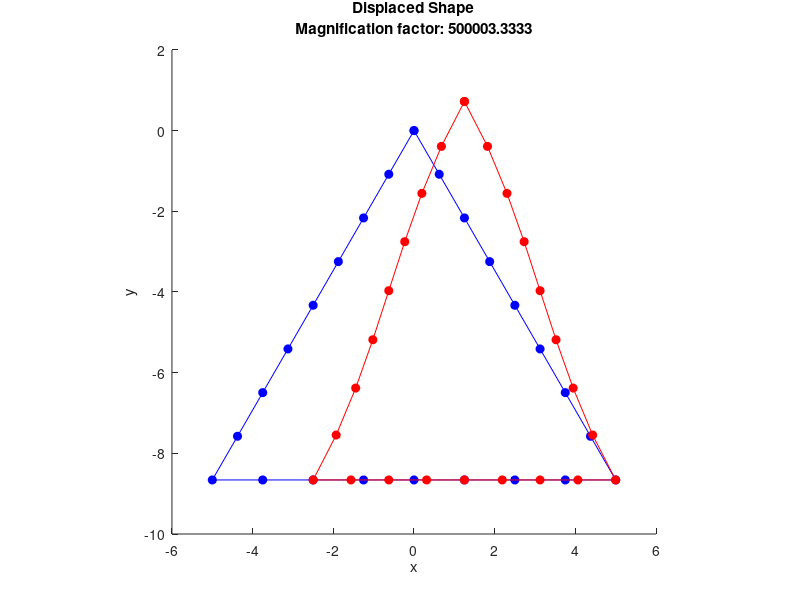
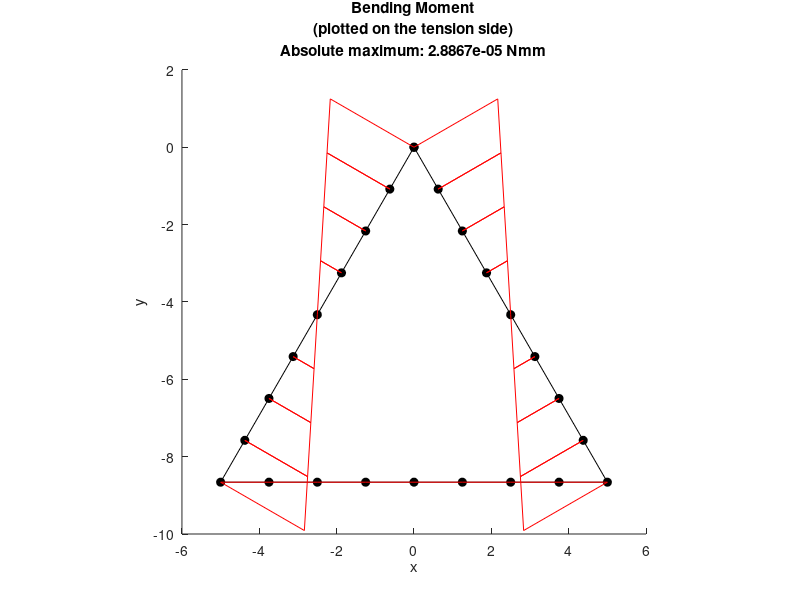
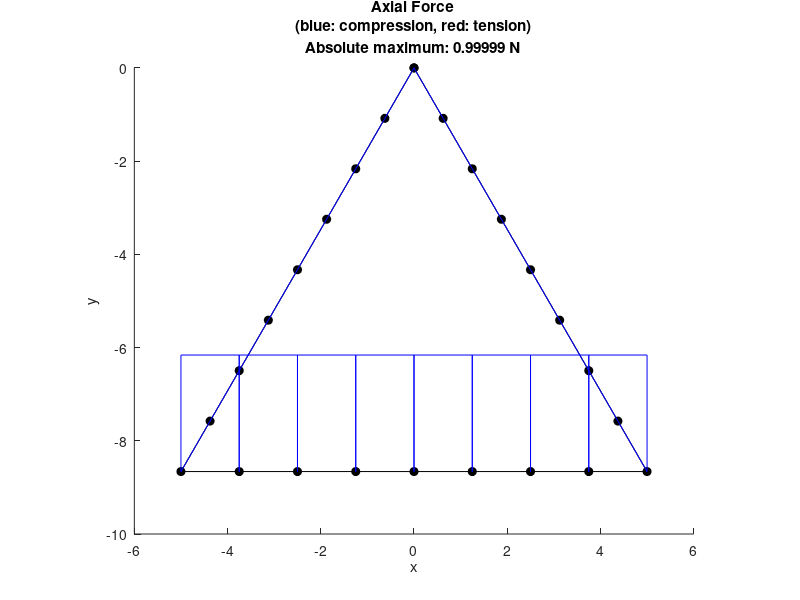
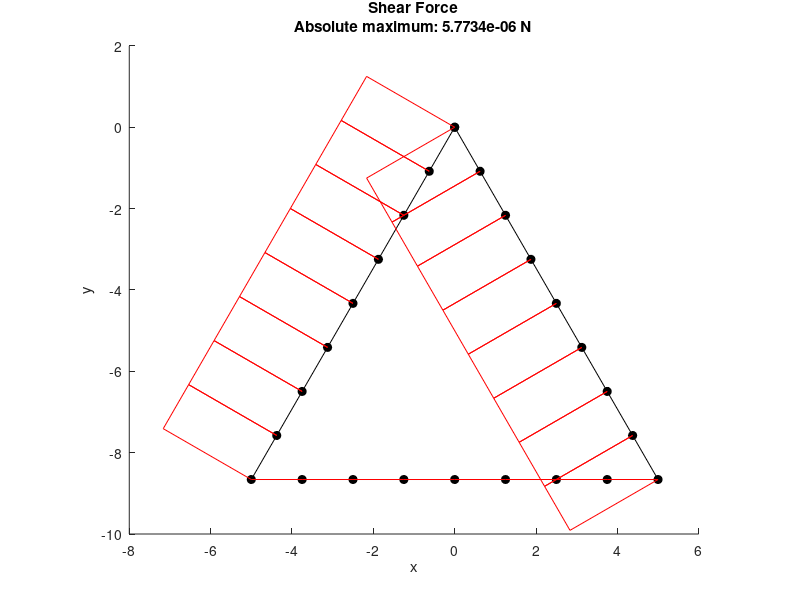

MATLAB code for these plots, in order:
% Triangular Lattice Unit
% Script by 2022 Group 10A

clear all
close all

%
% Section and material definition
%

% Assuming units are Newtons (N) and millimetres (mm)
% Assuming a rectangular cross-section
t = 1; % mm
b = 1; % unit value (mm)
E = 2000; % MPa
% Calculating cross-sectional properties
A = b*t;
I = b*t^3/12;
% Calculating structural stifness / rigidity
EA = E*A; % axial
EI = E*I; % bending
% to reduce axial deformation
EA=EA*1000;

%
% Mesh definition
%

% Setting up a matrix of node points for the triangle
% Setting the number of structural members
NumSM = 3;
% Setting the length of each structural member
LengthSM = 10; % mm
% Setting the number of elements making up each structural member
NumElemSM = 8;
% Calculating the number of elements required
NumElems = NumSM*NumElemSM;
% Calculating the number of nodes
NumNodes = NumElems;
% Setting the angle alpha from the figure
alpha = 60;
alpha = alpha*pi/180;
% Calculating the position of nodes at the end of structural members  
NodePoints = zeros(NumNodes,2);
NodePoints(1,:) = [0 0]; % node1
NodePoints(1*NumElemSM+1,:) = [LengthSM*cos(alpha) -LengthSM*sin(alpha)]; % node9
NodePoints(2*NumElemSM+1,:) = [-LengthSM*cos(alpha) -LengthSM*sin(alpha)]; % node17
% Calculating the position of nodes along the lengh of structural members
% using the psotions of the start and end nodes of structural members
for n=1:1:NumElemSM-1
    NodePoints(n+1,:) = NodePoints(1,:)+(NodePoints(1*NumElemSM+1,:)-NodePoints(1,:)).*n/NumElemSM; % nodes 2 to 8
    NodePoints(1*NumElemSM+n+1,:) = NodePoints(1*NumElemSM+1,:)+(NodePoints(2*NumElemSM+1,:)-NodePoints(1*NumElemSM+1,:)).*n/NumElemSM; % nodes 10 to 16
    NodePoints(2*NumElemSM+n+1,:) = NodePoints(2*NumElemSM+1,:)+(NodePoints(1,:)-NodePoints(2*NumElemSM+1,:)).*n/NumElemSM; % nodes 18 to 24
end

% Setting up a matrix of element definitions (start and end nodes)
ElemNodes = zeros(NumElems,2);
ElemNodes(:,1) = 1:1:NumNodes;
ElemNodes(:,2) = [2:1:NumNodes 1];

% Calculating element lengths
ElemLengths = zeros(NumElems,1);
for n=1:NumElems
    ElemLengths(n) = sqrt(sum(abs(NodePoints(ElemNodes(n,2),:)-NodePoints(ElemNodes(n,1),:)).^2));
end

% Setting up a matrix of element angles (transforming from local to global
% coordinate systems) for the triangle
ElemAngle = zeros(NumElems,1);
ElemAngle(1:NumElemSM) = -alpha; % element 1 to 8
ElemAngle(1+1*NumElemSM:2*NumElemSM) = -pi; % element 9 to 16
ElemAngle(1+2*NumElemSM:3*NumElemSM) = alpha; % element 17 to 24

%
% Building the structure stiffness matrix K
%

% Setting up the element stiffness matrix k for each element
k = zeros(6,6,NumElems);
% Setting it up this way allows for easy adaptation for elements with
% different lengths and different cross-sectional properties
for n=1:NumElems
    k(:,:,n) = [EA/ElemLengths(n) 0 0 -EA/ElemLengths(n) 0 0;
        0 12*EI/(ElemLengths(n)^3) 6*EI/(ElemLengths(n)^2) 0 -12*EI/(ElemLengths(n)^3) 6*EI/(ElemLengths(n)^2);
        0 6*EI/(ElemLengths(n)^2) 4*EI/ElemLengths(n) 0 -6*EI/(ElemLengths(n)^2) 2*EI/ElemLengths(n);
        -EA/ElemLengths(n) 0 0 EA/ElemLengths(n) 0 0;
        0 -12*EI/(ElemLengths(n)^3) -6*EI/(ElemLengths(n)^2) 0 12*EI/(ElemLengths(n)^3) -6*EI/(ElemLengths(n)^2);
        0 6*EI/(ElemLengths(n)^2) 2*EI/ElemLengths(n) 0 -6*EI/(ElemLengths(n)^2) 4*EI/ElemLengths(n)];
end
% Transforming the stiffness matrix k for each element
% from local to global to give kdash for each element
N = zeros(6,6,NumElems);
NQ = zeros(3,3,NumElems);
kdash = zeros(6,6,NumElems);
for n=1:NumElems
    % setting up a transformation matrix for all four quadrants
    % top-left and bottom-right quadrants of N contain trigonometric terms
    % top-right and bottom-left quadrants of N contain zero terms
    NQ(:,:,n) = [cos(ElemAngle(n)) sin(ElemAngle(n)) 0;...
        -sin(ElemAngle(n)) cos(ElemAngle(n)) 0;...
        0 0 1];
    N(1:3,1:3,n)=NQ(:,:,n);
    N(4:6,4:6,n)=NQ(:,:,n);
    kdash(:,:,n)=N(:,:,n)'*k(:,:,n)*N(:,:,n);
end

% Constructing the structure stiffness matrix K
% Noting that there are three degrees of freedom at every node
K = zeros(3*NumNodes,3*NumNodes);
% placing the top-left quadrant
for n=1:NumNodes
    clear a
    a=find(ElemNodes(:,1)==n);
    if isempty(a)~=1
        for m=1:length(a)
            K(1+(n-1)*3:n*3,1+(n-1)*3:n*3)=...
                K(1+(n-1)*3:n*3,1+(n-1)*3:n*3)+kdash(1:3,1:3,a(m));
        end
    end
end
%placing the bottom-right quadrant
for n=1:NumNodes
    clear a
    a=find(ElemNodes(:,2)==n);
    if isempty(a)~=1
        for m=1:length(a)
            K(1+(n-1)*3:n*3,1+(n-1)*3:n*3)=...
                K(1+(n-1)*3:n*3,1+(n-1)*3:n*3)+kdash(4:6,4:6,a(m));
        end
    end
end
% placing the top-right and bottom-left quadrant
for n=1:NumNodes
    clear a b
    a=find(ElemNodes(:,1)==n);
    if isempty(a)~=1
        b=ElemNodes(a,2);
        for m=1:length(a)
            K(1+(n-1)*3:n*3,1+(b(m)-1)*3:b(m)*3)=...
                K(1+(n-1)*3:n*3,1+(b(m)-1)*3:b(m)*3)+kdash(1:3,4:6,a(m));
            K(1+(b(m)-1)*3:b(m)*3,1+(n-1)*3:n*3)=...
                K(1+(b(m)-1)*3:b(m)*3,1+(n-1)*3:n*3)+kdash(4:6,1:3,a(m));
        end
    end
end

%
% Point load definition
%

% Loading depends on whether we are looking at behaviour
% in the global x or y direction

% Noting that at each node three loads could be applied
% Points loads in the x and y directions,
% and a moment load about the y axis

P = 1;
NodeLoads = zeros(3*NumNodes,1);

% Loading in the x direction
LoadedNode = 2*NumElemSM+1; % node17
NodeLoads(LoadedNode*3-2:LoadedNode*3) = [P 0 0];

% % Loading in the y direction
% LoadedNode = 1; % node1
% NodeLoads(LoadedNode*3-2:LoadedNode*3) = [0 -P 0];

%
% Boundary condition definition
%

% Boundary conditions depend on whether we are looking a behaviour
% in the global x or y direction

% Noting that at each node three restraints could be applied
% Preventing displacement in the x and y directions,
% and preventing rotation about the y axis

% We adjust the K matrix by setting rows and columns associated
% with the restrained degree of freedom to zero
% and the intersection to 1

% boundary conditons are set by listing the node and then the three DOFs
% indicating which ones are fixed at the node with a "1"

% Rotation restrictions to replicate the triangle being constrained with a
% triangular lattice network

FixRotNodes = [1 0 0 1; 1*NumElemSM+1 0 0 1; 2*NumElemSM+1 0 0 1]; % rotation fixed at all end nodes

% Loading in the x direction
RollerNode = [2*NumElemSM+1 0 1 0]; % node 17 fixed in the y direction
PinnedNode = [1*NumElemSM+1 1 1 0]; % node 9 fixed in the x and y direction
BCNodes = [RollerNode; PinnedNode; FixRotNodes];

% % Loading in the y direction
% RollerNode = [2*NumElemSM+1 0 1 0]; % node 17 fixed in the y direction
% PinnedNode = [1*NumElemSM+1 1 1 0]; % node 9 fixed in the x and y direction
% BCNodes = [RollerNode; PinnedNode; FixRotNodes];

% Finding the fixed DOFs
NumBCNodes = size(BCNodes,1);
FixedDOFs = zeros(1,sum(sum(BCNodes(:,2:4)~=0)));
a=0;
for n=1:NumBCNodes
    for m=2:4
        if BCNodes(n,m)==1
            a=a+1;
            FixedDOFs(a) = (BCNodes(n,1)-1)*3+(m-1);
        end
    end
end
clear a

% Adjusting the K matrix
for n=1:size(FixedDOFs,2)
    K(FixedDOFs(n),:)=0;
    K(:,FixedDOFs(n))=0;
    K(FixedDOFs(n),FixedDOFs(n))=1;
end

%
% Analysis
%

%
% Finding the node displacements
%

RawNodeDisps=(K^-1)*(NodeLoads);
% Reshape the resulting matrix
NodeDisps=reshape(RawNodeDisps,3,[]);
NodeDisps=NodeDisps';
% Calculating the displaced node positions
DispNodePoints = NodePoints+NodeDisps(:,1:2);

%
% Finding node forces and moments
%

% Calculating beam end force and moments (in global axis system)
BeamEndForcesGAS = zeros(NumElems,6);
for n=1:NumElems
    BeamEndForcesGAS(n,:) = (kdash(:,:,n)*[NodeDisps(ElemNodes(n,1),:)'; NodeDisps(ElemNodes(n,2),:)'])';  
end
% Calculating node external forces (in global axis system)
% This gives applied loading and reaction forces
NodeExternalForcesGAS = zeros(NumNodes,3);
for n=1:NumNodes
    NodeExternalForcesGAS(n,:) = sum(BeamEndForcesGAS(ElemNodes(:,2)==n,4:6),1) + sum(BeamEndForcesGAS(ElemNodes(:,1)==n,1:3),1);
end

% Calculating beam end force and moments (in the beam axis system)
% This gives axial forces, shear forces and bending moments
BeamEndForcesLAS = zeros(NumElems,6);
for n=1:NumElems
    BeamEndForcesLAS(n,:) = (k(:,:,n)*N(:,:,n)*[NodeDisps(ElemNodes(n,1),:)'; NodeDisps(ElemNodes(n,2),:)'])';
end

%
% Plotting the displaced shape
%

% Settting a magnification factor
MagFact = 0.25*LengthSM/max(max(abs(NodeDisps(:,1:2))));
PlotDispNodePoints = NodePoints+MagFact.*NodeDisps(:,1:2);

figure(1)
hold on
plot(NodePoints([1:end 1],1),NodePoints([1:end 1],2),'o - b','MarkerFaceColor','b');
plot(PlotDispNodePoints([1:end 1],1),PlotDispNodePoints([1:end 1],2),'o - r','MarkerFaceColor','r');
title({'Displaced Shape', ['Magnification factor: ', num2str(MagFact)]});
xlabel('x'); ylabel('y');
set(gca,'DataAspectRatio',[1 1 1]);

%
% Plotting bending moment, axial force, and shear force diagrams
%

% Calculating beam direction and perpendicular vectors
ElemBeamVectors = zeros(NumElems,3);
ElemBeamNormVectors = zeros(NumElems,3);
ElemPerpVectors = zeros(NumElems,3);
for n=1:NumElems
    ElemBeamVectors(n,1:2) = NodePoints(ElemNodes(n,2),:)-NodePoints(ElemNodes(n,1),:);
    ElemBeamNormVectors(n,1:2) = ElemBeamVectors(n,1:2)./norm(ElemBeamVectors(n,1:2));
    ElemPerpVectors(n,:) = cross([0 0 1],ElemBeamNormVectors(n,:));
end

% Adopting a convention that means bending moments are plotted on the
% tension side of the element

% Setting a scale factor
BMScaleFact = 0.25*LengthSM/max(max(abs(BeamEndForcesLAS(:,[3 6]))));

figure(2)
hold on
plot(NodePoints([1:end 1],1),NodePoints([1:end 1],2),'o - k','MarkerFaceColor','k');
for n=1:NumElems
    pointA = NodePoints(ElemNodes(n,1),:);
    pointB = pointA + BeamEndForcesLAS(n,3)*ElemPerpVectors(n,1:2)*BMScaleFact;
    pointD = NodePoints(ElemNodes(n,2),:);
    pointC = pointD - BeamEndForcesLAS(n,6)*ElemPerpVectors(n,1:2)*BMScaleFact;
    plot([pointA(1) pointB(1) pointC(1) pointD(1)],...
        [pointA(2) pointB(2) pointC(2) pointD(2)],'- r');
end
title({'Bending Moment', '(plotted on the tension side)', ['Absolute maximum: ', num2str(max(max(abs(BeamEndForcesLAS(:,[3 6]))))), ' Nmm']});
xlabel('x'); ylabel('y');
set(gca,'DataAspectRatio',[1 1 1]);

% Adopting a convention that means tension axial force is plotted in red
% and compression axial force is plotted in blue

% Setting a scale factor
AFScaleFact = 0.25*LengthSM/max(max(abs(BeamEndForcesLAS(:,[1 4]))));

figure(3)
hold on
plot(NodePoints([1:end 1],1),NodePoints([1:end 1],2),'o - k','MarkerFaceColor','k');
for n=1:NumElems
    pointA = NodePoints(ElemNodes(n,1),:);
    pointB = pointA - BeamEndForcesLAS(n,1)*ElemPerpVectors(n,1:2)*AFScaleFact;
    pointD = NodePoints(ElemNodes(n,2),:);
    pointC = pointD + BeamEndForcesLAS(n,4)*ElemPerpVectors(n,1:2)*AFScaleFact;
    if -BeamEndForcesLAS(n,1) > 0 
        plot([pointA(1) pointB(1) pointC(1) pointD(1)],...
            [pointA(2) pointB(2) pointC(2) pointD(2)],'- r');
    elseif -BeamEndForcesLAS(n,1) < 0
        plot([pointA(1) pointB(1) pointC(1) pointD(1)],...
            [pointA(2) pointB(2) pointC(2) pointD(2)],'- b');
    end 
end
title({'Axial Force', '(blue: compression, red: tension)', ['Absolute maximum: ', num2str(max(max(abs(BeamEndForcesLAS(:,[1 4]))))), ' N']});
xlabel('x'); ylabel('y');
set(gca,'DataAspectRatio',[1 1 1]);

% Adopting a convention that means that positive shear forces point in the
% positive y axis direction on the beam

% Setting a scale factor
SFScaleFact = 0.25*LengthSM/max(max(abs(BeamEndForcesLAS(:,[2 5]))));

figure(4)
hold on
plot(NodePoints([1:end 1],1),NodePoints([1:end 1],2),'o - k','MarkerFaceColor','k');
for n=1:NumElems
    pointA = NodePoints(ElemNodes(n,1),:);
    pointB = pointA - BeamEndForcesLAS(n,2)*ElemPerpVectors(n,1:2)*SFScaleFact;
    pointD = NodePoints(ElemNodes(n,2),:);
    pointC = pointD + BeamEndForcesLAS(n,5)*ElemPerpVectors(n,1:2)*SFScaleFact;
    plot([pointA(1) pointB(1) pointC(1) pointD(1)],...
        [pointA(2) pointB(2) pointC(2) pointD(2)],'- r');
end
title({'Shear Force', ['Absolute maximum: ', num2str(max(max(abs(BeamEndForcesLAS(:,[2 5]))))), ' N']});
xlabel('x'); ylabel('y');
set(gca,'DataAspectRatio',[1 1 1]);

%
% Plotting the beam direction and perpendicular vectors
%

% Setting a scale factor
LASScaleFact = 0.5*max(ElemLengths);

figure(5)
hold on
plot(NodePoints([1:end 1],1),NodePoints([1:end 1],2),'o - k','MarkerFaceColor','k');
for n=1:NumElems
    pointA = NodePoints(ElemNodes(n,1),:);
    pointB = pointA+ElemBeamNormVectors(n,1:2).*LASScaleFact;
    pointC = pointA+ElemPerpVectors(n,1:2).*LASScaleFact;
    plot([pointA(1) pointB(1)], [pointA(2) pointB(2)], '- r');
    plot([pointA(1) pointC(1)], [pointA(2) pointC(2)], '- g');
    plot(pointA(1), pointA(2),'o b','MarkerFaceColor','b');
end
title('Beam Axes');
set(gca,'DataAspectRatio',[1 1 1]);

%%%% THE END %%%%


    
